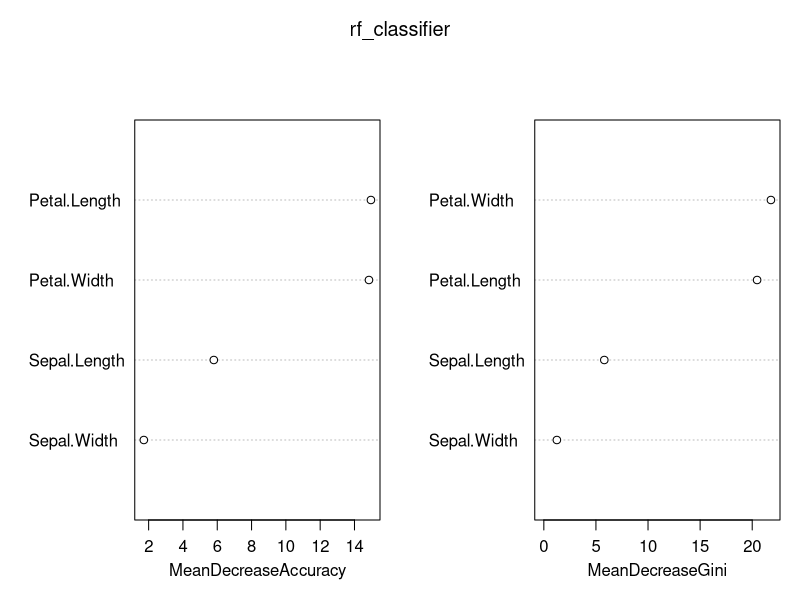
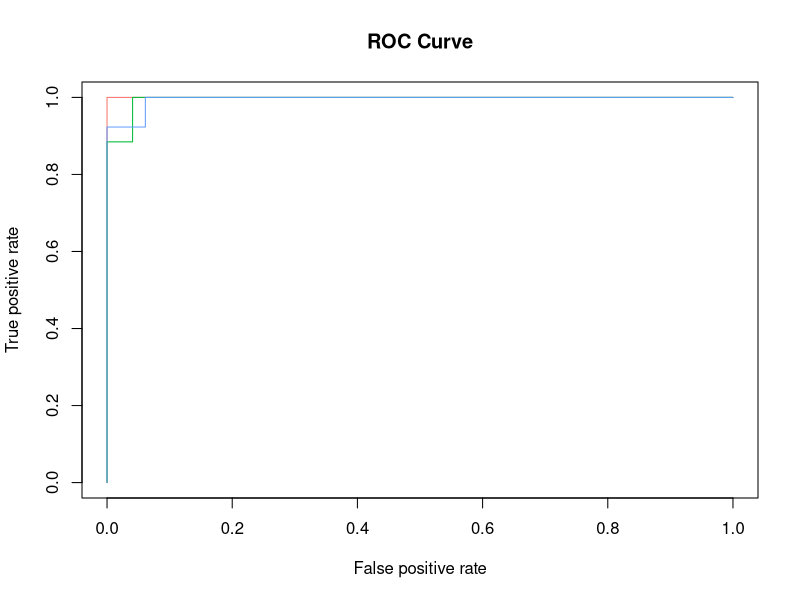

Reproduce these figures in R, in order.
## ---- chunk 1
#A random seed allows for reproducable results
set.seed(17)

#Dataset size calculation
data_set_size = floor(nrow(iris)/2)

#random sqmple of data_set_size indexes
indexes = sample(1:nrow(iris), size = data_set_size)

#Assign to training and validation sets
training = iris[indexes, ]
validation1 = iris[-indexes, ]

#_____
#import randomForest
library(randomForest)

#Perform training:
rf_classifier = randomForest(Species ~ ., data = training, ntree = 100, mtry = 2, importance = TRUE)

#visualization of importance
varImpPlot(rf_classifier)

#training against validation1 set
prediction_for_table = predict(rf_classifier, data = validation1[, 5])
#confusion matrix to check how good classifier is
table(observed = validation1[ , 5], predicted = prediction_for_table)

#Validation set assesment #2: ROC curves and AUC

#Need to import ROCR package for ROC curve plotting:
library(ROCR)

#Calculate the probability of new observations belonging to each class. prediction will be a matrix  w/ dimensions of data_set_size and number_of_classes
prediction_for_ROC_curve = predict(rf_classifier, validation1[ , -5], type = "prob")

#colors
pretty_colors = c("#F8766D", "#00BA38", "#619CFF")
#specifiy classes
classes = levels(validation1$Species)
#For each class
for (i in 1:3)
{
  #define contributions for class[i]
  true_values = ifelse(validation1[ ,5]==classes[i], 1, 0)
  #assess performance of classifiers for class[i]  
  pred = prediction(prediction_for_ROC_curve[, i], true_values)
  perf = performance(pred, "tpr", "fpr")
  if (i==1)
  {
    plot(perf, main = "ROC Curve", col = pretty_colors[i])
  }
  else 
  {
    plot(perf, main = "ROC Curve", col = pretty_colors[i], add = TRUE)
  }
  #calculate AUC and print to screen  
  auc.perf = performance(pred, measure = "auc")
  print(auc.perf@y.values)
}
